Frame 1 (no input): blank canvas, image omitted
Frame 60 (the mouse pressed at the canvas centre just before this capture): blank canvas, image omitted
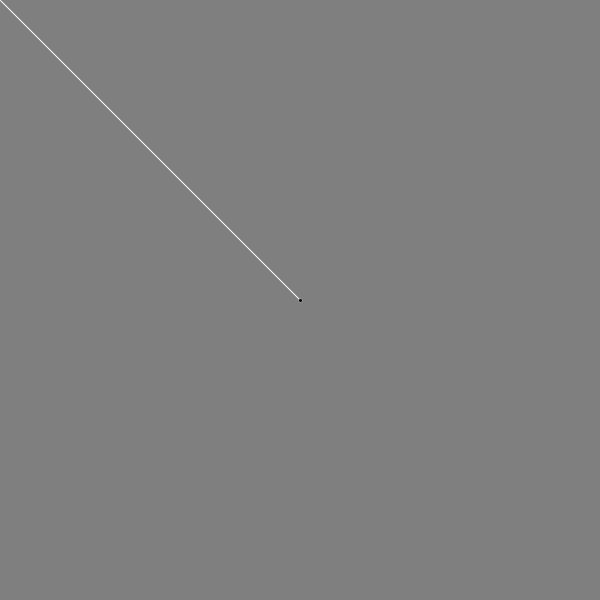
Frame 120 (the mouse held since frame 60 and released just before this capture)

The Processing sketch whose frames 1 and 60 were blank and that drew this single picture after the mouse press (run headless with seeded random() and noise(); from frame 60 on, the mouse is pressed at the canvas centre):

// Processing sketch: processing_10064
// ── processing_10064.pde

void setup(){
  size(600,600);
  colorMode(HSB, 100);
    smooth();
     background (50);
}

float mainx,mainy;
float cx1,cy1,cx2,cy2;
int x2,y2;
int col = 100;
int wght = 1;

void draw() {
 stroke(col);
 
 wght +=int(random(-2,2));
 wght = abs(wght);
 strokeWeight(wght);
 

   if (mousePressed) {
   line(pmouseX, pmouseY, mouseX, mouseY);
   if (col>0) {
     col=0;}
     else {
       col=100;}
   }
   if (wght>16) {wght-=2;}
if (keyPressed == true) {
background(50);
}

} 
